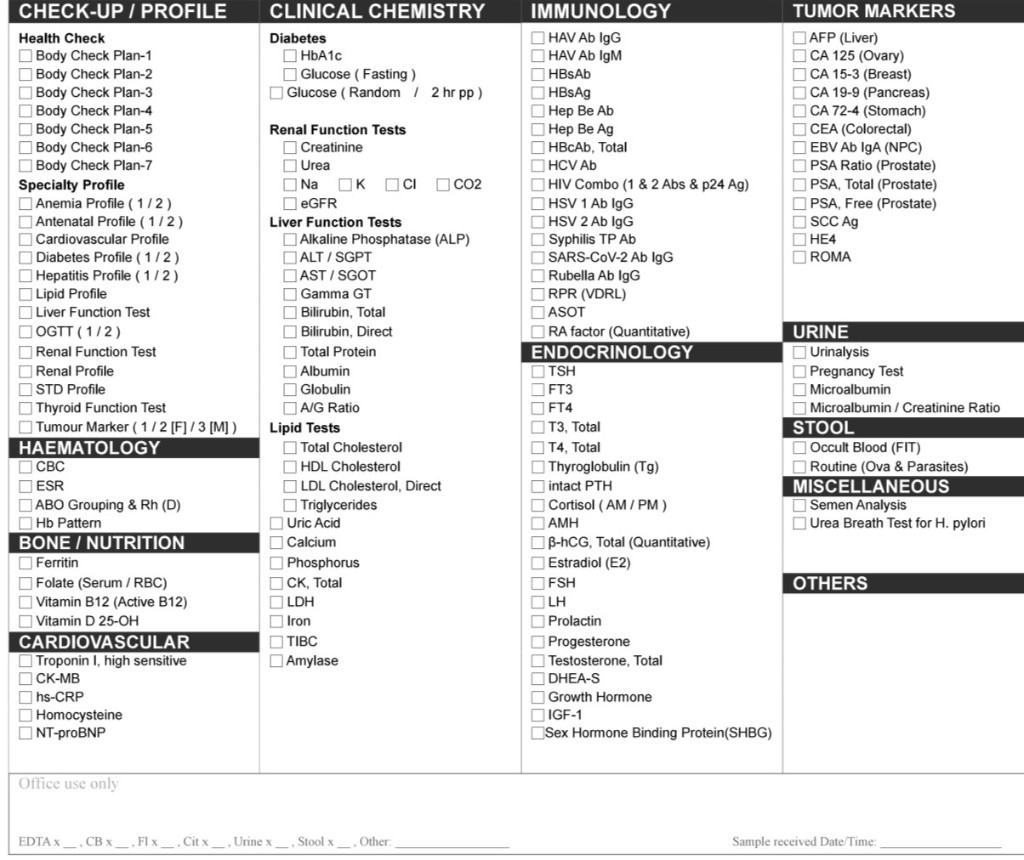
#> input picture block1/samples/lab_request_v0_blank.png, 1024 x 860 px
$ python -i photoreal.py   (imports and definitions only)
#> lines starting #> are read from the running program, lines starting #| are printed output that depends on the picture
"""Programmatic photo-realistic distortions of digital blanks (no PHI)."""

from __future__ import annotations

import cv2
import numpy as np


def shadow_gradient(img: np.ndarray, strength: float = 0.45, axis: int = 1) -> np.ndarray:
    """Flash/shadow ramp along x (axis=1) or y (axis=0)."""
    work = img.astype(np.float32)
    h, w = work.shape[:2]
    if axis == 1:
        lin = np.linspace(1.0 - strength, 1.0 + 0.08, w, dtype=np.float32)
        ramp = lin.reshape(1, w, 1) if work.ndim == 3 else lin.reshape(1, w)
    else:
        lin = np.linspace(1.0 - strength, 1.0 + 0.08, h, dtype=np.float32)
        ramp = lin.reshape(h, 1, 1) if work.ndim == 3 else lin.reshape(h, 1)
    return np.clip(work * ramp, 0, 255).astype(np.uint8)


def perspective_jitter(img: np.ndarray, amount: float = 0.035, seed: int = 0) -> np.ndarray:
    h, w = img.shape[:2]
    rng = np.random.default_rng(seed)
    src = np.array([[0, 0], [w - 1, 0], [w - 1, h - 1], [0, h - 1]], dtype=np.float32)
    jitter = rng.uniform(-amount, amount, size=(4, 2)).astype(np.float32)
    jitter[:, 0] *= w
    jitter[:, 1] *= h
    dst = src + jitter
    m = cv2.getPerspectiveTransform(src, dst)
    return cv2.warpPerspective(img, m, (w, h), borderValue=(255, 255, 255))


def gaussian_blur(img: np.ndarray, sigma: float = 1.1) -> np.ndarray:
    k = max(3, int(sigma * 4) | 1)
    return cv2.GaussianBlur(img, (k, k), sigma)


def jpeg_artifacts(img: np.ndarray, quality: int = 42) -> np.ndarray:
    if img.ndim == 2:
        work = cv2.cvtColor(img, cv2.COLOR_GRAY2BGR)
    else:
        work = cv2.cvtColor(img, cv2.COLOR_RGB2BGR)
    ok, buf = cv2.imencode(".jpg", work, [int(cv2.IMWRITE_JPEG_QUALITY), int(quality)])
    if not ok:
        return img
    decoded = cv2.imdecode(buf, cv2.IMREAD_COLOR)
    if decoded is None:
        return img
    if img.ndim == 2:
        return cv2.cvtColor(decoded, cv2.COLOR_BGR2GRAY)
    return cv2.cvtColor(decoded, cv2.COLOR_BGR2RGB)


def distort_sheet(img: np.ndarray, *, seed: int = 0, strength: float = 0.4) -> np.ndarray:
    """Compose perspective + shadow + mild blur + JPEG. Deterministic per seed."""
    rng = np.random.default_rng(seed)
    out = perspective_jitter(img, amount=0.02 + 0.02 * strength, seed=seed)
    axis = int(rng.integers(0, 2))
    out = shadow_gradient(out, strength=0.25 + 0.35 * strength, axis=axis)
    out = gaussian_blur(out, sigma=0.6 + 0.8 * strength)
    q = int(rng.integers(38, 72))
    return jpeg_artifacts(out, quality=q)


def draw_ticks(page: np.ndarray, boxes: list[list[int]], kind: str = "slash") -> np.ndarray:
    out = page.copy()
    for x0, y0, x1, y1 in boxes:
        cx, cy = (x0 + x1) // 2, (y0 + y1) // 2
        if kind == "fill":
            cv2.rectangle(out, (x0 + 3, y0 + 3), (x1 - 3, y1 - 3), (20, 20, 20), -1)
        elif kind == "v":
            cv2.line(out, (cx - 5, cy - 2), (cx, cy + 5), (18, 18, 18), 2)
            cv2.line(out, (cx, cy + 5), (cx + 7, cy - 6), (18, 18, 18), 2)
        else:
            cv2.line(out, (x0 + 4, y0 + 4), (x1 - 4, y1 - 4), (18, 18, 18), 2)
    return out

>>> import cv2
>>> picture = cv2.cvtColor(cv2.imread('../../../block1/samples/lab_request_v0_blank.png'), cv2.COLOR_BGR2RGB)
#> picture is the input picture: shape (860, 1024, 3); min 0, max 255, mean 230.5
>>> result = distort_sheet(picture)
#> in perspective_jitter, `return cv2.warpPerspective(img, m, (w, h), borderValue=(255, 255, 255))`:
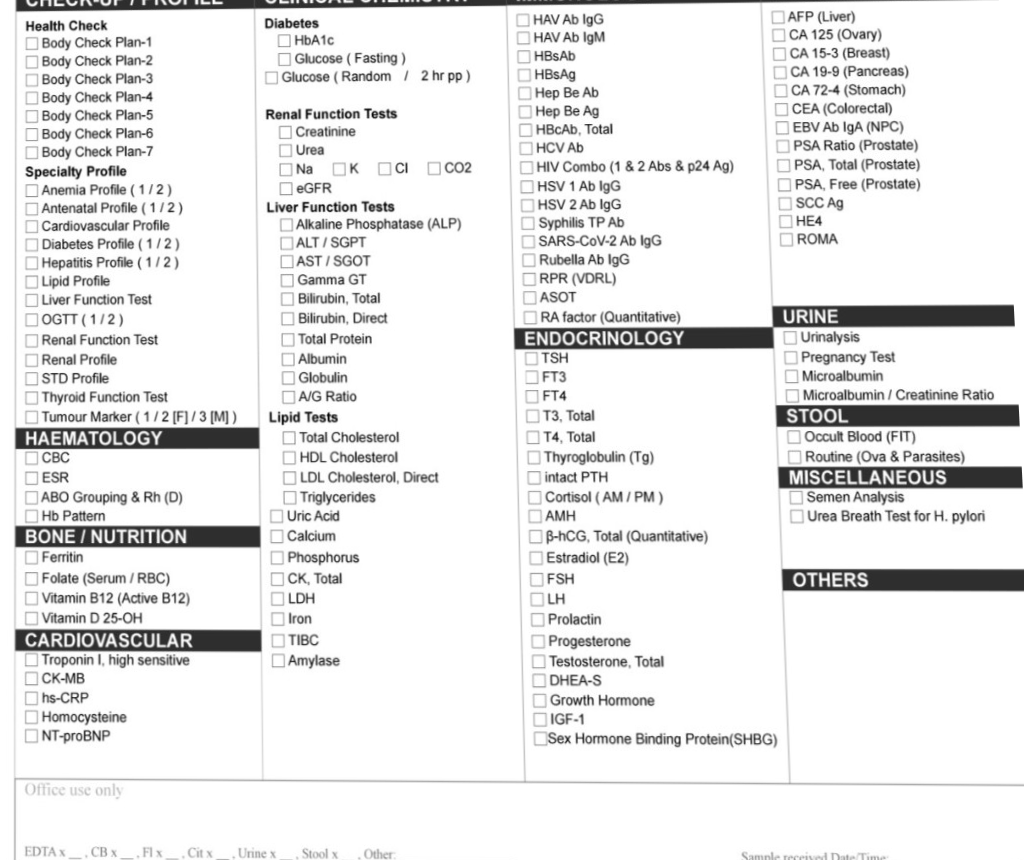
#> returned value: shape (860, 1024, 3); min 3, max 255, mean 233.6
#> in shadow_gradient, `return np.clip(work * ramp, 0, 255).astype(np.uint8)`:
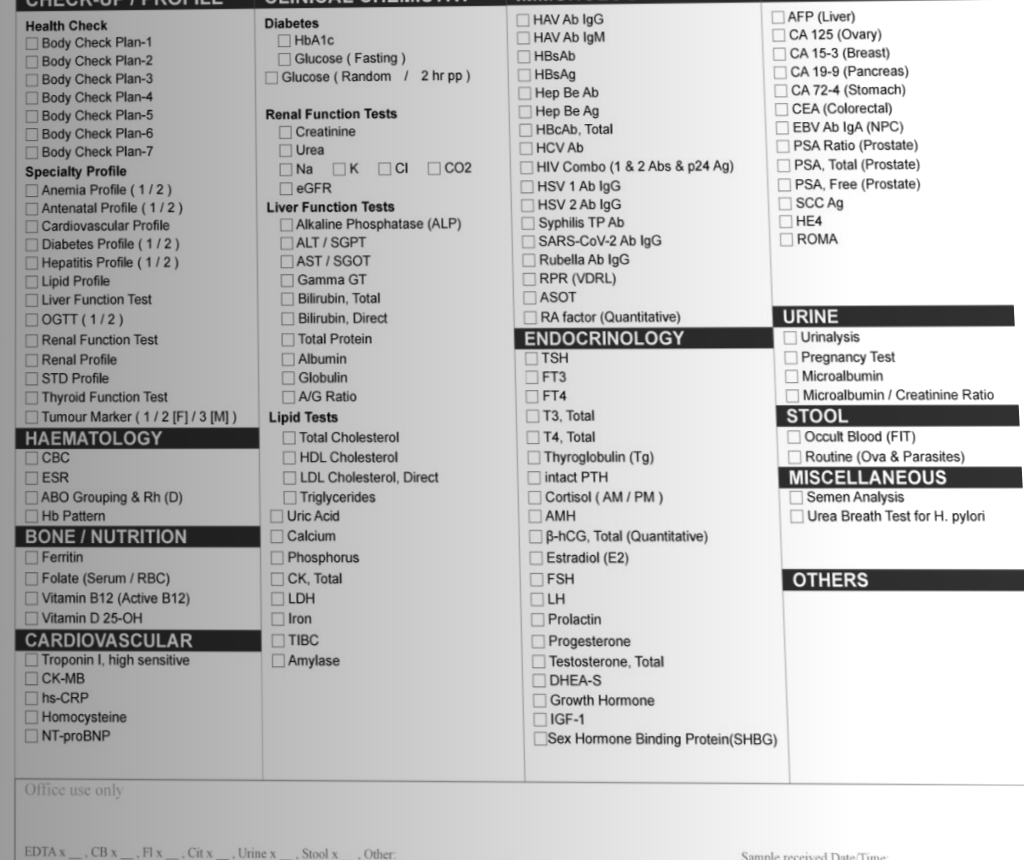
#> returned value: shape (860, 1024, 3); min 1, max 255, mean 195.7
